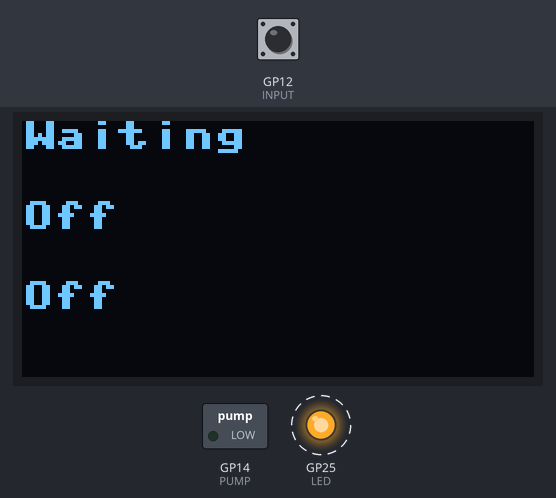
Recording of a program running on a simulated Raspberry Pi Pico running MicroPython. Shown: 128×64 one-colour display, switched loads named in the program (green lamp = pin HIGH), output pins drawn as LEDs (lit = HIGH). Dashed ring = blinking. Inputs (shaded band) come from the test bench; at power-on: GP12 (INPUT) LOW. Files the program writes start out absent; files that are not in the repository are absent; library files of the repository ran but are not shown: ssd1306.py; pins used as bus, display or sensor lines are not drawn; what the program prints to the serial console is not drawn.

Above: at 3.7 s.
3.8 s: GP12 (INPUT) pulled HIGH for 0.15 s
At 5.6 s:
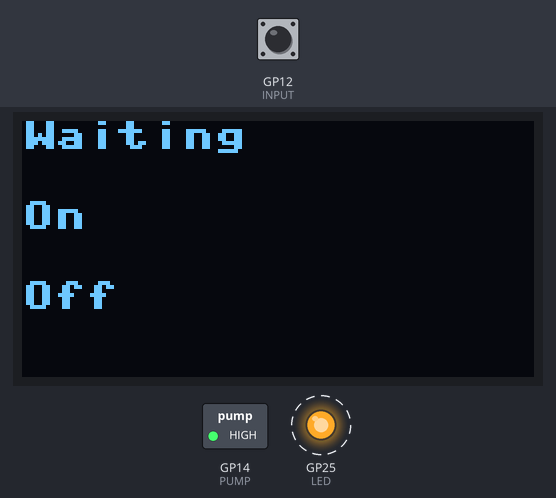
6.9 s: GP12 (INPUT) pulled HIGH for 1 s
At 7.8 s:
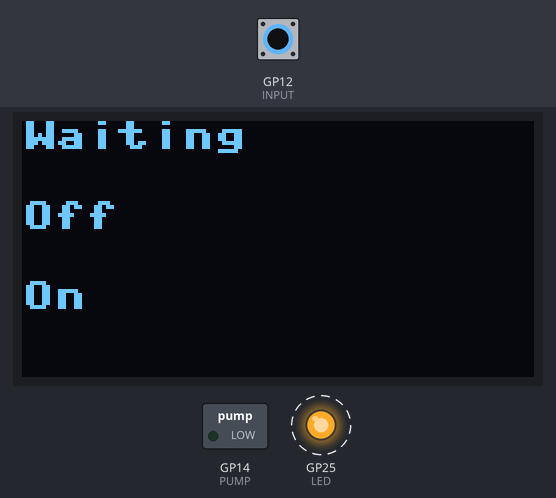
10.9 s: GP12 (INPUT) pulled HIGH for 3.2 s
At 12.1 s:
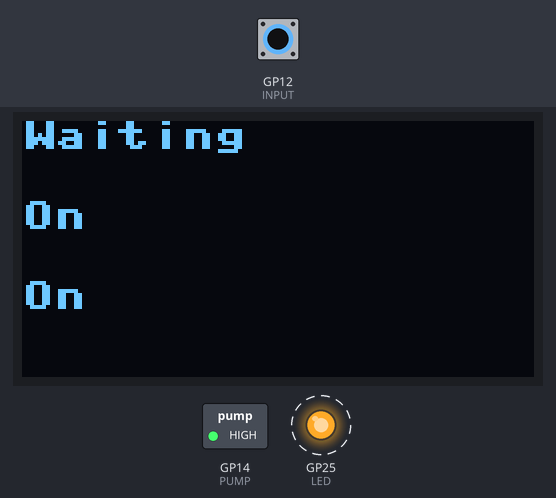
15.9 s: GP12 (INPUT) pulsed HIGH 2 times (0.12 s each, 0.3 s apart)
At 16.3 s:
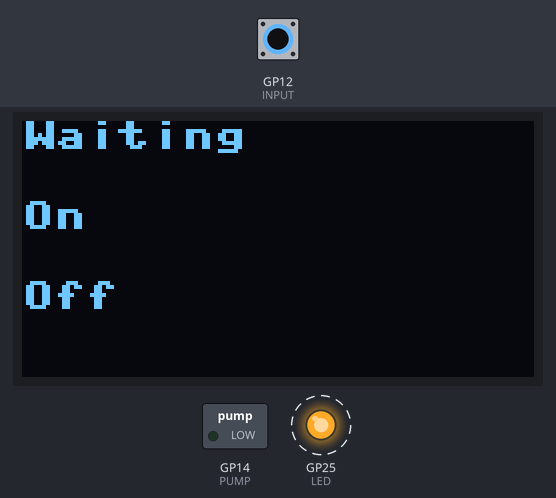
Timing chart, 0 to 19.0 s (numbered marks = the images above; inputs shaded):
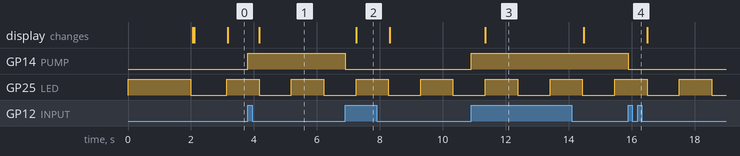

The program:

main.py
```python
"""
main.py
"""

import utime
import machine
import ssd1306
from config import json_read, json_write

import gc
gc.collect()

# Hardware Setup

# setup OLED interface
i2c = machine.I2C(scl=machine.Pin(15), sda=machine.Pin(4))
OLED = ssd1306.SSD1306_I2C(128, 64, i2c)
LED = machine.Pin(25, machine.Pin.OUT)
PUMP = machine.Pin(14, machine.Pin.OUT)
INPUT = machine.Pin(12, machine.Pin.IN, machine.Pin.PULL_DOWN)

screen_interval = 1000

DATA = {'pump_on_min': 12, 'pump_on_sec':0, 'pump_off_min': 20, 'pump_off_sec': 0}

state = ['Off', 'On']
LATCH = {
    'state': 0,
    'interval': 1000,
    'curr_interval': 0
}
print(state)
# Function initilization
def print_screen(data1, data2, data3):
    """prints data to the OLED"""

    OLED.fill(0)
    OLED.text(data1, 0, 0)
    OLED.text(state[data2], 0, 20)
    OLED.text(state[data3], 0, 40)
    OLED.show()


def handle_interrupt(pin):
    global LATCH
    if not LATCH['state']:
        LATCH['curr_interval'] = utime.ticks_ms()
        print("Got Pin")
        output_toggle(PUMP)
        LATCH['state'] = 1
    else:
        print("Latched")

INPUT.irq(trigger=machine.Pin.IRQ_RISING, handler=handle_interrupt)

def output_toggle(output):
    if output.value():
        output.value(0)
    else:
        output.value(1)

def main():
    """main loop function"""

    # Initilize local variables
    global data

    screen_start = utime.ticks_ms()
    while 1:

        if not INPUT.value() and LATCH['state'] and utime.ticks_diff(utime.ticks_ms(), LATCH['curr_interval']) > LATCH['interval']:
            print("Unlatching")
            LATCH['state'] = 0


        if utime.ticks_diff(utime.ticks_ms(), screen_start) > screen_interval:
            print_screen("Waiting", PUMP.value(), INPUT.value())
            output_toggle(LED)
            screen_start = utime.ticks_ms()

print_screen('Initializing...', 0, 0)
json_read(DATA)
main()
```

config.py
```python
import ujson

def json_read(DATA):
    # grab config from json
    write_values=0
    try:
        json_data_file = open('config.json', 'r')
        DATA = ujson.loads(json_data_file.read())
        json_data_file.close()
        print(DATA)
        return DATA
    except:
        print("Cloud not read config file")
        json_write(DATA)

# Setup Json Write
def json_write(DATA):
    """ Writes global data value to config file """
    try:
        json_data_file = open('config.json', 'w')
        json_data_file.write(ujson.dumps(DATA))
        json_data_file.close()
    except Exception as e:
        print("Could not update config file %s" % e)
```

boot.py
```python
import machine
import network
import ssd1306
import time

LED = machine.Pin(25, machine.Pin.OUT)
I2CRESET = machine.Pin(16, machine.Pin.OUT)

I2CRESET.value(0)
LED.value(1)
time.sleep(2) # sleep for a bit
I2CRESET.value(1)
LED.value(0)
# setup OLED interface
i2c = machine.I2C(scl=machine.Pin(15), sda=machine.Pin(4))

oled_width = 128
oled_height = 64

oled = ssd1306.SSD1306_I2C(oled_width, oled_height, i2c)
oled.fill(0)
oled.text("Booting", 0, 0)
oled.text("Acclimate v0.1", 0, 10)
oled.show()
```

Measured:
- after the input at 3.8 s, GP14 (PUMP): LOW → HIGH at once; the display: changes after 0.36 s (image 1)
- after the input at 6.9 s, GP14 (PUMP): HIGH → LOW at once; the display: changes after 0.35 s (image 2)
- after the input at 10.9 s, GP14 (PUMP): LOW → HIGH at once; the display: changes after 0.45 s (image 3)
- after the input at 15.9 s, GP14 (PUMP): HIGH → LOW at once
- by itself, GP25 (LED): alternates HIGH for 1.0 s and LOW for 1.0 s
